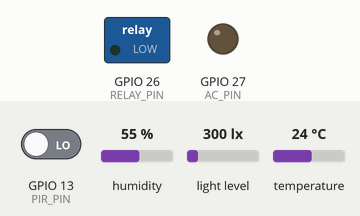
A sketch run on a simulated ESP32. Shown: switched loads named in the sketch (green lamp = pin HIGH), output pins drawn as LEDs (lit = HIGH). The inputs (shaded band) are chosen by the test bench; at power-on: GPIO 13 (PIR_PIN) LOW, light level 300 lx, humidity 55 %, temperature 24 °C. WiFi joins after 1.5 s; servers stay silent unless stated; no MQTT or app messages arrive unless stated; what the sketch prints to the serial monitor is not drawn.

Above: at 3.0 s.
3.1 s: GPIO 13 (PIR_PIN) driven HIGH
At 5.6 s:
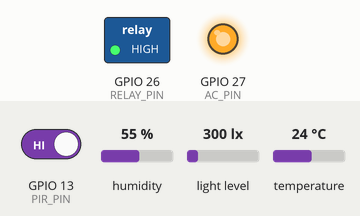
6.3 s: light level set to 40 lx
12.3 s: light level set to 1000 lx
Timing chart, 0 to 15.3 s (numbered marks = the images above; inputs shaded):
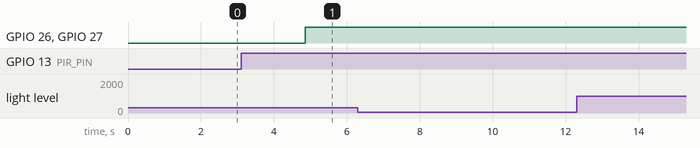

The sketch:

sketch.ino
```cpp
#define BLYNK_TEMPLATE_ID "TMPL6vjXFS8in"
#define BLYNK_TEMPLATE_NAME "TEKRA 2026"
#define BLYNK_AUTH_TOKEN "-QGSw3E8HqxuITsVrYx6oGR-4KgNybB6"
//#define BLYNK_AUTH_TOKEN "YOUR_BLYNK_AUTH_TOKEN"

// =====================================================
// LIBRARY
// =====================================================

#include <WiFi.h>
#include <WiFiClient.h>
#include <BlynkSimpleEsp32.h>

#include <PubSubClient.h>

#include <DHT.h>
#include <Wire.h>
#include <BH1750.h>

#include <PZEM004Tv30.h>

// =====================================================
// WIFI & BLYNK
// =====================================================

char auth[] = BLYNK_AUTH_TOKEN;

char ssid[] = "Wokwi-GUEST";
char pass[] = "";

// =====================================================
// MQTT CONFIGURATION
// =====================================================

const char* mqtt_server = "broker.hivemq.com";

WiFiClient espClient;
PubSubClient mqttClient(espClient);

// =====================================================
// PIN CONFIGURATION
// =====================================================

#define PIR_PIN        13
#define DHT_PIN        14

#define RELAY_PIN      26
#define AC_PIN         27

// I2C BH1750
#define SDA_PIN        21
#define SCL_PIN        22

// UART PZEM
#define PZEM_RX        16
#define PZEM_TX        17

// =====================================================
// SENSOR OBJECT
// =====================================================

DHT dht(DHT_PIN, DHT22);
BH1750 lightMeter;

HardwareSerial PZEMSerial(2);
PZEM004Tv30 pzem(PZEMSerial, PZEM_RX, PZEM_TX);

BlynkTimer timer;

// =====================================================
// ROOM STATUS ENUM
// =====================================================

enum RoomState {
  ROOM_OFF,
  ROOM_ACTIVE,
  ROOM_WAITING,
  ROOM_ANOMALY
};

RoomState currentState = ROOM_OFF;

// =====================================================
// SYSTEM VARIABLES
// =====================================================

bool lampStatus = false;
bool acStatus   = false;

bool anomalyDetected = false;

unsigned long classStartTime = 0;
unsigned long lastMotionTime = 0;
unsigned long lastSerialLog  = 0;

// =====================================================
// SIMULATION TIMER
// =====================================================

// Simulasi dipercepat untuk Wokwi
// Nilai asli worksheet:
// classDuration = 100 menit
// emptyDelay    = 5 menit

const unsigned long classDuration = 30000UL;
const unsigned long emptyDelay    = 10000UL;

// =====================================================
// FUNCTION : ROOM STATUS STRING
// =====================================================

String getRoomStatus() {

  switch(currentState) {

    case ROOM_OFF:
      return "OFF_VACANT";

    case ROOM_ACTIVE:
      return "ROOM_ACTIVE";

    case ROOM_WAITING:
      return "WAITING_EMPTY";

    case ROOM_ANOMALY:
      return "ANOMALY_ALERT";
  }

  return "UNKNOWN";
}

// =====================================================
// FUNCTION : DEVICE CONTROL
// =====================================================

void turnOnDevices() {

  digitalWrite(RELAY_PIN, HIGH);
  digitalWrite(AC_PIN, HIGH);

  lampStatus = true;
  acStatus   = true;

  Serial.println("Lampu ON");
  Serial.println("AC ON");
}

void turnOffDevices() {

  digitalWrite(RELAY_PIN, LOW);
  digitalWrite(AC_PIN, LOW);

  lampStatus = false;
  acStatus   = false;

  Serial.println("Lampu OFF");
  Serial.println("AC OFF");
}

// =====================================================
// FUNCTION : MQTT RECONNECT
// =====================================================

void reconnectMQTT() {

  while (!mqttClient.connected()) {

    Serial.print("Connecting MQTT...");

    if (mqttClient.connect("BRECO-ESP32")) {

      Serial.println("connected");

    } else {

      Serial.print("failed, rc=");
      Serial.println(mqttClient.state());

      delay(2000);
    }
  }
}

// =====================================================
// FUNCTION : ROOM CONTROL LOGIC
// =====================================================

void roomControlLogic(int pirStatus) {

  switch(currentState) {

    // ==========================================
    // ROOM OFF
    // ==========================================

    case ROOM_OFF:

      if (pirStatus == HIGH) {

        currentState = ROOM_ACTIVE;

        classStartTime = millis();
        lastMotionTime = millis();

        turnOnDevices();

        Serial.println();
        Serial.println("=================================");
        Serial.println("STATUS : ROOM ACTIVE");
        Serial.println("Kelas dimulai");
        Serial.println("=================================");
      }

      break;

    // ==========================================
    // ROOM ACTIVE
    // ==========================================

    case ROOM_ACTIVE:

      if (pirStatus == HIGH) {
        lastMotionTime = millis();
      }

      // Kelas selesai
      if ((millis() - classStartTime) > classDuration) {

        currentState = ROOM_WAITING;

        Serial.println();
        Serial.println("=================================");
        Serial.println("STATUS : WAITING EMPTY");
        Serial.println("Menunggu ruangan kosong");
        Serial.println("=================================");
      }

      break;

    // ==========================================
    // WAITING EMPTY
    // ==========================================

    case ROOM_WAITING:

      if (pirStatus == HIGH) {

        lastMotionTime = millis();

        currentState = ROOM_ACTIVE;

        Serial.println("Aktivitas terdeteksi lagi");
      }

      if ((millis() - lastMotionTime) > emptyDelay) {

        turnOffDevices();

        currentState = ROOM_OFF;

        Serial.println();
        Serial.println("=================================");
        Serial.println("STATUS : OFF / VACANT");
        Serial.println("Semua perangkat dimatikan");
        Serial.println("=================================");
      }

      break;

    // ==========================================
    // ANOMALY
    // ==========================================

    case ROOM_ANOMALY:
      break;
  }
}

// =====================================================
// FUNCTION : POWER SIMULATION
// =====================================================

float simulatedPower() {

  if (lampStatus && acStatus) {
    return 3400.0;
  }

  if (lampStatus && !acStatus) {
    return 400.0;
  }

  if (!lampStatus && acStatus) {
    return 3000.0;
  }

  return 0.0;
}

// =====================================================
// FUNCTION : ANOMALY DETECTION
// =====================================================

void checkAnomaly(float powerValue) {

  if (!lampStatus && !acStatus && powerValue > 1000) {

    anomalyDetected = true;

    currentState = ROOM_ANOMALY;

    Serial.println();
    Serial.println("=================================");
    Serial.println("ALERT : ENERGY ANOMALY DETECTED");
    Serial.println("Daya masih tinggi setelah shutdown");
    Serial.println("=================================");
  }

  else {

    anomalyDetected = false;
  }
}

// =====================================================
// FUNCTION : SEND SENSOR DATA
// =====================================================

void sendSensorData() {

  // ==========================================
  // SENSOR READING
  // ==========================================

  float temperature = dht.readTemperature();
  float humidity    = dht.readHumidity();

  if (isnan(temperature)) temperature = 0;
  if (isnan(humidity)) humidity = 0;

  int pirStatus = digitalRead(PIR_PIN);

  float lux = lightMeter.readLightLevel();

  if (isnan(lux) || lux < 0) {
    lux = 0;
  }

  // ==========================================
  // ROOM LOGIC
  // ==========================================

  roomControlLogic(pirStatus);

  // ==========================================
  // PZEM DATA
  // ==========================================

  float voltage   = 220.0;
  float current   = 15.45;
  float power     = simulatedPower();
  float energy    = power / 1000.0;
  float frequency = 50.0;
  float pf        = 0.98;

  // ==========================================
  // ANOMALY CHECK
  // ==========================================

  checkAnomaly(power);

  // ==========================================
  // JSON PAYLOAD
  // ==========================================

  String payload = "{";

  payload += "\"room\":\"FILKOM-F2-01\",";
  payload += "\"status\":\"" + getRoomStatus() + "\",";
  payload += "\"occupancy\":" + String(pirStatus) + ",";
  payload += "\"temperature\":" + String(temperature,1) + ",";
  payload += "\"humidity\":" + String(humidity,1) + ",";
  payload += "\"lux\":" + String(lux,1) + ",";
  payload += "\"voltage\":" + String(voltage,1) + ",";
  payload += "\"current\":" + String(current,2) + ",";
  payload += "\"power\":" + String(power,1) + ",";
  payload += "\"energy\":" + String(energy,2) + ",";
  payload += "\"frequency\":" + String(frequency,1) + ",";
  payload += "\"pf\":" + String(pf,2) + ",";
  payload += "\"lamp\":" + String(lampStatus) + ",";
  payload += "\"ac\":" + String(acStatus) + ",";
  payload += "\"alert\":\"" + String(anomalyDetected ? "ANOMALY" : "NORMAL") + "\"";

  payload += "}";

  // ==========================================
  // SERIAL MONITOR
  // ==========================================

  if (millis() - lastSerialLog > 3000) {

    lastSerialLog = millis();

    Serial.println();
    Serial.println("========== BRECO TELEMETRY ==========");

    Serial.println(payload);

    Serial.println("=====================================");

    Serial.println("[MQTT] Publish telemetry");
    Serial.println("[Node-RED] Processing flow");
    Serial.println("[InfluxDB] Historical logging");
    Serial.println("[Blynk] Dashboard update");
  }

  // ==========================================
  // MQTT PUBLISH
  // ==========================================

  mqttClient.publish(
    "breco/filkom/f2/classroom01/telemetry",
    payload.c_str()
  );

  // ==========================================
  // BLYNK UPDATE
  // ==========================================

  Blynk.virtualWrite(V1, temperature);
  Blynk.virtualWrite(V2, humidity);
  Blynk.virtualWrite(V3, lux);
  Blynk.virtualWrite(V4, power);
  Blynk.virtualWrite(V5, energy);
  Blynk.virtualWrite(V6, getRoomStatus());
  Blynk.virtualWrite(V7, lampStatus);
  Blynk.virtualWrite(V8, acStatus);
  Blynk.virtualWrite(V9, anomalyDetected);
}

// =====================================================
// SETUP
// =====================================================

void setup() {

  Serial.begin(115200);

  // ==========================================
  // PIN MODE
  // ==========================================

  pinMode(PIR_PIN, INPUT);

  pinMode(RELAY_PIN, OUTPUT);
  pinMode(AC_PIN, OUTPUT);

  turnOffDevices();

  // ==========================================
  // SENSOR INIT
  // ==========================================

  dht.begin();

  Wire.begin(SDA_PIN, SCL_PIN);

  lightMeter.begin(BH1750::CONTINUOUS_HIGH_RES_MODE);

  // ==========================================
  // WIFI
  // ==========================================

  WiFi.begin(ssid, pass);

  while (WiFi.status() != WL_CONNECTED) {

    delay(500);
    Serial.print(".");
  }

  Serial.println();
  Serial.println("WiFi Connected");

  // ==========================================
  // MQTT
  // ==========================================

  mqttClient.setServer(mqtt_server, 1883);

  reconnectMQTT();

  // ==========================================
  // BLYNK
  // ==========================================

  Blynk.begin(auth, ssid, pass);

  // ==========================================
  // TIMER
  // ==========================================

  timer.setInterval(3000L, sendSensorData);

  // ==========================================
  // READY MESSAGE
  // ==========================================

  Serial.println();
  Serial.println("=================================");
  Serial.println("BRECO SYSTEM READY");
  Serial.println("Smart Green Classroom Simulation");
  Serial.println("=================================");
}

// =====================================================
// LOOP
// =====================================================

void loop() {

  if (!mqttClient.connected()) {
    reconnectMQTT();
  }

  mqttClient.loop();

  Blynk.run();

  timer.run();
}
```

Measured:
- after the input at 3.1 s, GPIO 26 (RELAY_PIN), GPIO 27 (AC_PIN): LOW → HIGH after 1.8 s
- after the input at 6.3 s, every drawn part: stays the same
- after the input at 12.3 s, every drawn part: stays the same
